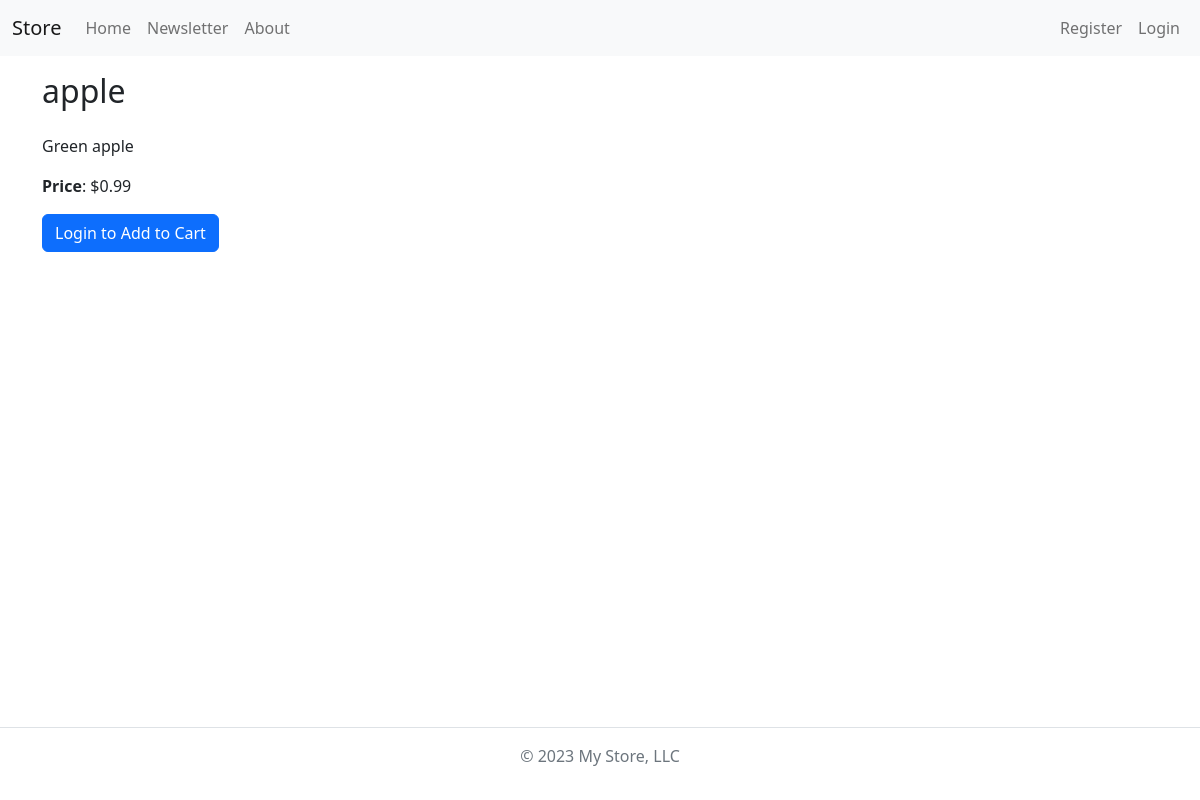
Screenshot of /products/2/ with the database file from the repository.
### products/models.py (models this page shows, shortened)
class Product(models.Model):
    name = models.CharField(max_length=254)
    description = models.CharField(max_length=254)
    price = models.DecimalField(max_digits=10, decimal_places=2)

### products/views.py (the view)
class ProductDetailView(DetailView):
    model = Product
    pk_url_kwarg = 'product_id'
    template_name = 'product_details.html'

### templates/product_details.html
{% extends 'base.html' %}
{% block header %}
<h2>{{ product.name }}</h2>
{% endblock header %}
{% block content %}
    <p>
    {{ product.description }}
    </p>
    <p><strong>Price</strong>: ${{ product.price }}</p>
    {% if user.is_authenticated %}
    <form action="{% url "carts:add" product.pk %}" method="post">
        {% csrf_token %}
        <button type="submit" class="btn btn-primary">Add to Cart</button>
    </form>
    {% else %}
    <a href="{% url "users:login" %}?next={{ request.get_full_path }}" class="btn btn-primary">Login to Add to Cart</a>
    {% endif %}
{% endblock content %}

### rows the page displays
Product: name "apple", description "Green apple", price "0.99"
